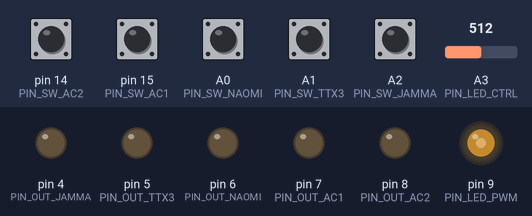
Simulated run of this sketch. Board: SparkFun Pro Micro, built with avr-gcc and run on an emulated ATmega32U4. On the bench: output pins drawn as LEDs (lit = HIGH). The inputs (shaded band) are chosen by the test bench; at power-on: A0 (PIN_SW_NAOMI), A1 (PIN_SW_TTX3), A2 (PIN_SW_JAMMA), pin 14 (PIN_SW_AC2), pin 15 (PIN_SW_AC1) HIGH, A3 (PIN_LED_CTRL) = 512.

Above: at 5.7 s.
5.8 s: A3 (PIN_LED_CTRL) set to 716
At 7.0 s:
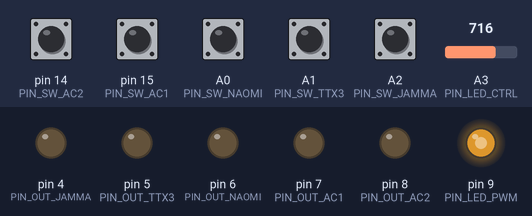
7.3 s: pin 14 (PIN_SW_AC2) pulled LOW for 0.15 s
At 7.38 s:
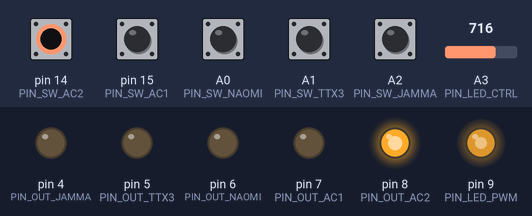
8.9 s: pin 15 (PIN_SW_AC1) pulled LOW for 0.15 s
At 8.98 s:
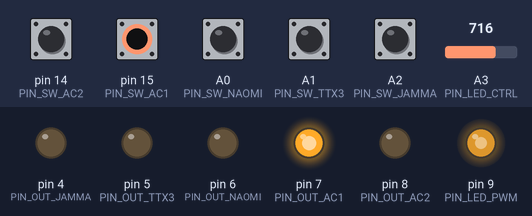
10.5 s: A0 (PIN_SW_NAOMI) pulled LOW for 0.15 s
At 10.59 s:
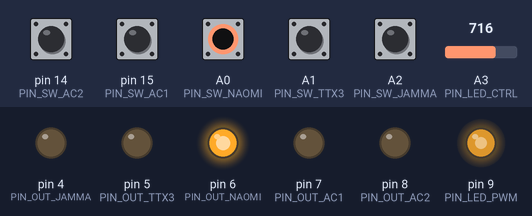
12.1 s: A1 (PIN_SW_TTX3) pulled LOW for 0.15 s
At 12.19 s:
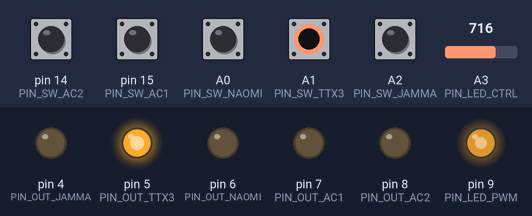
13.7 s: A2 (PIN_SW_JAMMA) pulled LOW for 0.15 s
At 13.8 s:
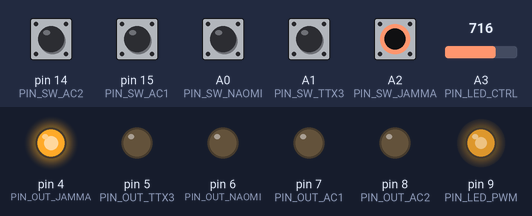
Timing chart, 0 to 16.3 s (numbered marks = the images above; inputs shaded):
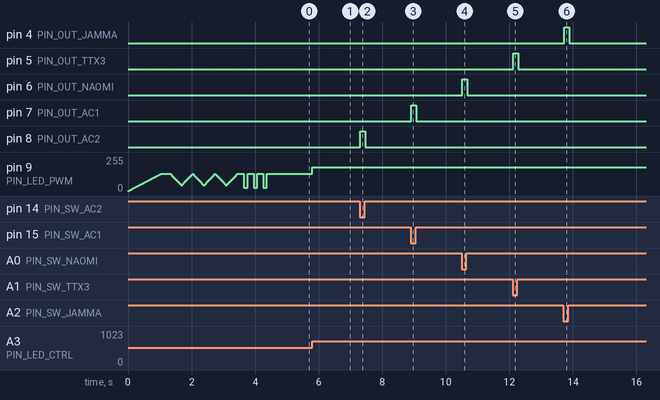

Measured:
- after the input at 5.8 s, pin 9 (PIN_LED_PWM): 128/255 → 179/255 at once
- after the input at 7.3 s, pin 8 (PIN_OUT_AC2): LOW → HIGH at once, → LOW 0.15 s later
- after the input at 8.9 s, pin 7 (PIN_OUT_AC1): LOW → HIGH at once, → LOW 0.15 s later
- after the input at 10.5 s, pin 6 (PIN_OUT_NAOMI): LOW → HIGH at once, → LOW 0.15 s later
- after the input at 12.1 s, pin 5 (PIN_OUT_TTX3): LOW → HIGH at once, → LOW 0.15 s later
- after the input at 13.7 s, pin 4 (PIN_OUT_JAMMA): LOW → HIGH at once, → LOW 0.15 s later

The sketch:

PowerController.ino
```cpp
// VEWLIX Power PCB Controller
// Arduino Pro Micro

// === PIN DEFINITIONS ===
#define PIN_LED_PWM  9   // lighting LED MOSFET (PWM)

// relay + button LED (shared)
#define PIN_OUT_JAMMA  4   // K1/K2/K3 + BTN_LED1
#define PIN_OUT_TTX3   5   // K4 + BTN_LED2
#define PIN_OUT_NAOMI  6   // K5 + BTN_LED3
#define PIN_OUT_AC1    7   // K6 + BTN_LED4
#define PIN_OUT_AC2    8   // K7 + BTN_LED5

// latching switch inputs
#define PIN_SW_JAMMA  A2
#define PIN_SW_TTX3   A1
#define PIN_SW_NAOMI  A0
#define PIN_SW_AC1    15
#define PIN_SW_AC2    14

// brightness-adjust potentiometer
#define PIN_LED_CTRL  A3

// output pin array
const int outputs[] = {PIN_OUT_JAMMA, PIN_OUT_TTX3, PIN_OUT_NAOMI, PIN_OUT_AC1, PIN_OUT_AC2};

void setup() {
  pinMode(PIN_LED_PWM, OUTPUT);
  pinMode(PIN_OUT_JAMMA, OUTPUT);
  pinMode(PIN_OUT_TTX3, OUTPUT);
  pinMode(PIN_OUT_NAOMI, OUTPUT);
  pinMode(PIN_OUT_AC1, OUTPUT);
  pinMode(PIN_OUT_AC2, OUTPUT);

  pinMode(PIN_SW_JAMMA, INPUT_PULLUP);
  pinMode(PIN_SW_TTX3, INPUT_PULLUP);
  pinMode(PIN_SW_NAOMI, INPUT_PULLUP);
  pinMode(PIN_SW_AC1, INPUT_PULLUP);
  pinMode(PIN_SW_AC2, INPUT_PULLUP);

  // initial state: all outputs OFF
  for (int i = 0; i < 5; i++) {
    digitalWrite(outputs[i], LOW);
  }
  analogWrite(PIN_LED_PWM, 0);

  // welcome effect
  welcomeArcadeBoot();
}

int getMaxBrightness() {
  return analogRead(PIN_LED_CTRL) / 4;
}

void welcomeArcadeBoot() {
  // ★ animate only LED1~LED6 (main lighting, IRLZ44N PWM)
  // ★ never toggle BTN_LED/relay output pins (shared pins - prevents relay misoperation)

  int maxBright = getMaxBrightness();
  if (maxBright < 32) maxBright = 32;  // ensure boot-animation visibility even if potentiometer is 0

  // 1. fade-in (slowly brightens)
  for (int b = 0; b <= maxBright; b++) {
    analogWrite(PIN_LED_PWM, b);
    delay(8);
  }
  delay(300);

  // 2. breathing effect (3 pulses - smooth brightness change)
  for (int pulse = 0; pulse < 3; pulse++) {
    // dim
    for (int b = maxBright; b >= maxBright / 3; b -= 2) {
      analogWrite(PIN_LED_PWM, b);
      delay(8);
    }
    // brighten again
    for (int b = maxBright / 3; b <= maxBright; b += 2) {
      analogWrite(PIN_LED_PWM, b);
      delay(8);
    }
  }
  delay(200);

  // 3. "READY" fast blink (3 times)
  for (int i = 0; i < 3; i++) {
    analogWrite(PIN_LED_PWM, maxBright / 5);
    delay(120);
    analogWrite(PIN_LED_PWM, maxBright);
    delay(180);
  }

  // 4. settle at final brightness (loop() keeps updating from potentiometer value)
  analogWrite(PIN_LED_PWM, maxBright);
}

void loop() {
  // lighting LED brightness (potentiometer)
  analogWrite(PIN_LED_PWM, getMaxBrightness());

  // latching switch state -> relay + button LED
  digitalWrite(PIN_OUT_JAMMA, !digitalRead(PIN_SW_JAMMA));
  digitalWrite(PIN_OUT_TTX3,  !digitalRead(PIN_SW_TTX3));
  digitalWrite(PIN_OUT_NAOMI, !digitalRead(PIN_SW_NAOMI));
  digitalWrite(PIN_OUT_AC1,   !digitalRead(PIN_SW_AC1));
  digitalWrite(PIN_OUT_AC2,   !digitalRead(PIN_SW_AC2));

  delay(50);
}
```
